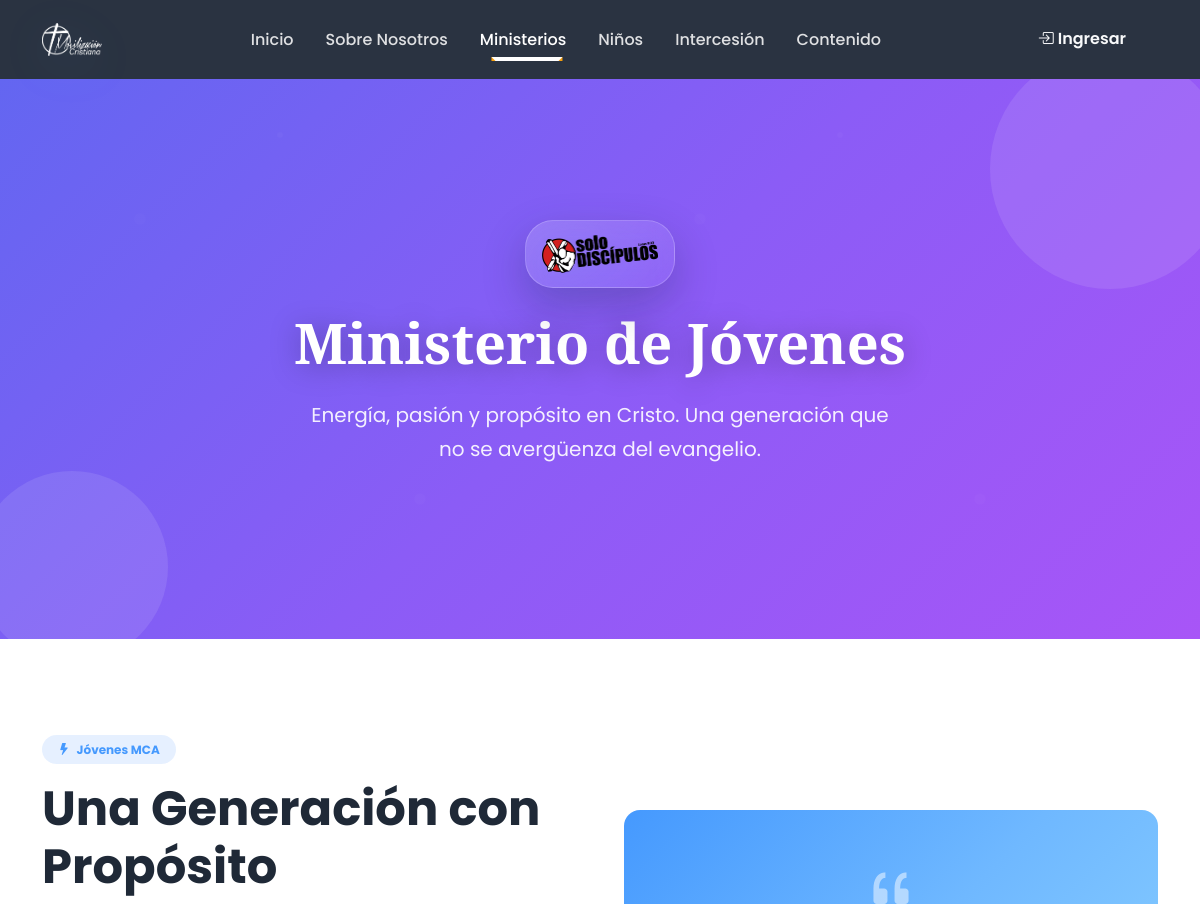
The app's page /jovenes.php (upper part), older data.
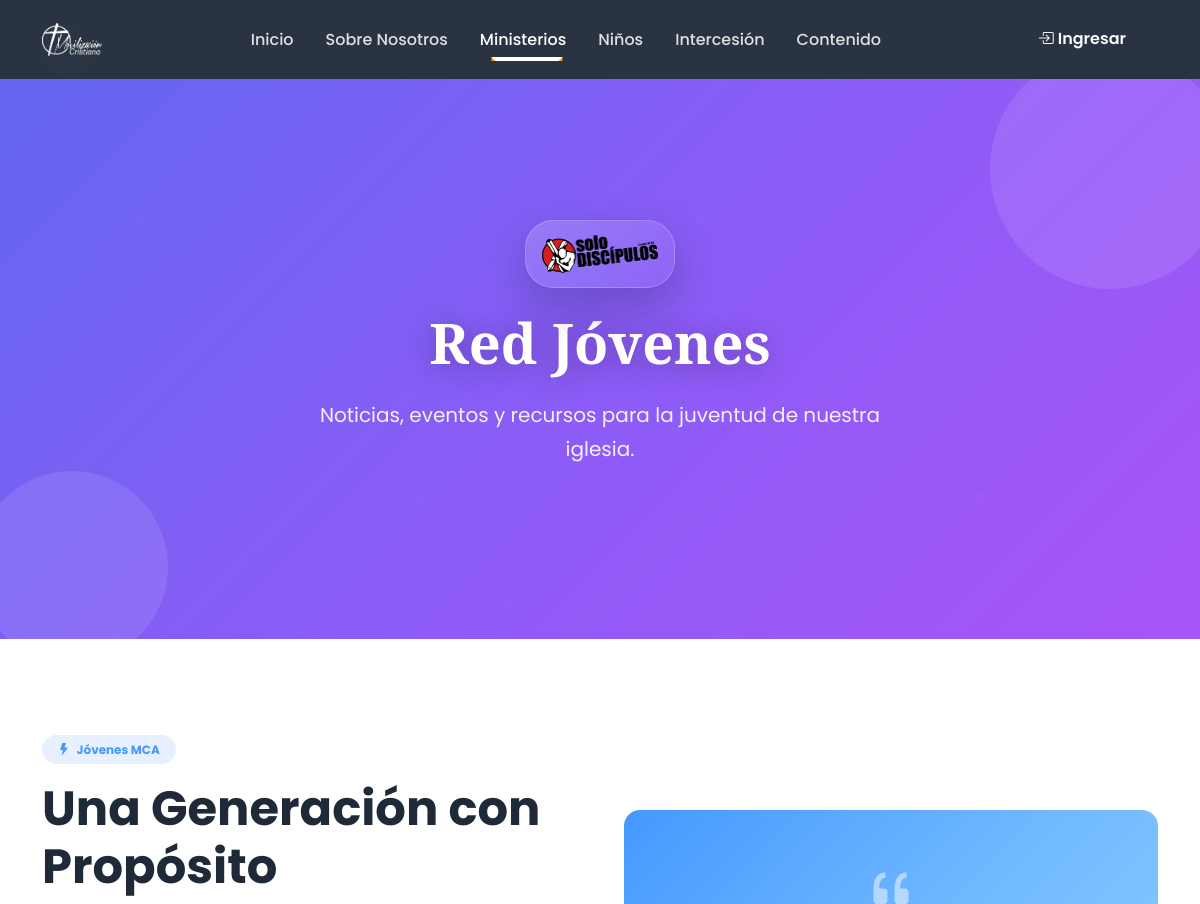
The same page, newer data.
### tables this page shows
CREATE TABLE `seccion_config` (
  `id` int(11) NOT NULL,
  `seccion_key` varchar(50) NOT NULL,
  `header_image_url` varchar(255) DEFAULT NULL,
  `header_title` varchar(255) DEFAULT NULL,
  `header_subtitle` text DEFAULT NULL,
  `updated_at` timestamp NOT NULL DEFAULT current_timestamp() ON UPDATE current_timestamp()
);

### includes/functions.php (called while the page is built, shortened)
<?php
function getCurrentUser() {
    return null;
}
function sanitize($input) {
    return htmlspecialchars(trim($input), ENT_QUOTES, 'UTF-8');
}
function getSectionConfig($sectionKey, $refresh = false) {
    try {
        $pdo = getConnection();
        $stmt = $pdo->prepare("SELECT * FROM seccion_config WHERE seccion_key = ?");
        $stmt->execute([$sectionKey]);
        $config = $stmt->fetch(PDO::FETCH_ASSOC);
        if ($config) {
            return $config;
        }
    } catch (Exception $e) {
    }
    return [];
}

### jovenes.php (the view, shortened to what this page needs)
<?php
$seccion = 'jovenes';
require_once __DIR__ . '/includes/header.php';
$sectionConfig = getSectionConfig($seccion);
$heroStyle = 'min-height: 50vh; background: linear-gradient(135deg, #6366f1 0%, #8b5cf6 50%, #a855f7 100%);';
$heroTitle = $sectionConfig['header_title'] ?? 'Ministerio de Jóvenes';
$heroSubtitle = $sectionConfig['header_subtitle'] ?? 'Energía, pasión y propósito en Cristo. Una generación que no se avergüenza del evangelio.';
?>
<section class="hero-section text-white" style="<?= $heroStyle ?>">
    <div class="floating-shapes">
        <div class="shape"></div>
        <div class="shape"></div>
    </div>
    <div class="container">
        <div class="row align-items-center justify-content-center text-center" style="min-height: 50vh;">
            <div class="col-lg-8 hero-content" data-aos="fade-up">
                <div class="section-hero-logo">
                    <img src="<?= BASE_URL ?>/uploads/logos/logojovenes.png" alt="Logo Jóvenes" class="site-logo section-logo-image">
                </div>
                <h1 class="hero-title display-heading"><?= sanitize($heroTitle) ?></h1>
                <p class="hero-subtitle mx-auto">
                    <?= sanitize($heroSubtitle) ?>
                </p>
            </div>
        </div>
    </div>
</section>
<section class="py-5">
    <div class="container py-5">
        <div class="row align-items-center g-5">
            <div class="col-lg-6" data-aos="fade-right">
                <span class="badge bg-primary bg-opacity-10 text-primary mb-3 px-3 py-2 rounded-pill">
                    <i class="bi bi-lightning-fill me-1"></i> Jóvenes MCA
                </span>
                <h2 class="display-5 fw-bold mb-4">Una Generación con Propósito</h2>
            </div>
            <div class="col-lg-6" data-aos="fade-left">
                <div class="bg-gradient-primary rounded-4 p-5 text-white text-center">
                    <i class="bi bi-quote display-4 mb-3 opacity-50"></i>
                </div>
            </div>
        </div>
    </div>
</section>
<?php require_once __DIR__ . '/includes/footer.php'; ?>

### includes/header.php (shortened to what this page needs)
<?php
require_once __DIR__ . '/functions.php';
$currentUser = getCurrentUser();
$currentPage = basename($_SERVER['PHP_SELF'], '.php');
?>
<!DOCTYPE html>
<html lang="es">
<head>
    <link href="https://cdn.jsdelivr.net/npm/bootstrap@5.3.2/dist/css/bootstrap.min.css" rel="stylesheet">
    <link href="https://cdn.jsdelivr.net/npm/bootstrap-icons@1.11.1/font/bootstrap-icons.css" rel="stylesheet">
    <link href="https://unpkg.com/aos@2.3.1/dist/aos.css" rel="stylesheet">
    <link href="<?= BASE_URL ?>/public/css/diseño.css" rel="stylesheet">
</head>
<body>
    <nav class="navbar navbar-expand-lg navbar-dark sticky-top" id="mainNav">
        <div class="container">
            <a class="navbar-brand fw-bold" href="<?= BASE_URL ?>">
                <img src="<?= BASE_URL ?>/uploads/logos/logomca.png" alt="Logo MCA" class="site-logo navbar-logo" style="width: 60px; height: 70px; max-width: none;">
            </a>
            <div class="collapse navbar-collapse" id="navbarNav">
                <ul class="navbar-nav mx-auto">
                    <li class="nav-item">
                        <a class="nav-link <?= $currentPage === 'index' ? 'active' : '' ?>" href="<?= BASE_URL ?>">Inicio</a>
                    </li>
                    <li class="nav-item">
                        <a class="nav-link <?= $currentPage === 'nosotros' ? 'active' : '' ?>" href="<?= BASE_URL ?>/nosotros.php">Sobre Nosotros</a>
                    </li>
                    <li class="nav-item dropdown">
                        <a class="nav-link dropdown-toggle <?= in_array($currentPage, ['jovenes', 'mujeres', 'varones', 'juveniles']) ? 'active' : '' ?>" href="#" role="button" data-bs-toggle="dropdown">
                            Ministerios
                        </a>
                    </li>
                    <li class="nav-item">
                        <a class="nav-link <?= $currentPage === 'niños' ? 'active' : '' ?>" href="<?= BASE_URL ?>/niños.php">Niños</a>
                    </li>
                    <li class="nav-item">
                        <a class="nav-link <?= $currentPage === 'intercesion' ? 'active' : '' ?>" href="<?= BASE_URL ?>/intercesion.php">Intercesión</a>
                    </li>
                    <li class="nav-item">
                        <a class="nav-link" href="#contenido">Contenido</a>
                    </li>
                </ul>
                <div class="d-flex align-items-center">
                    <?php if ($currentUser): ?>
                        <div class="dropdown">
                            <button class="btn btn-outline-light rounded-pill dropdown-toggle" type="button" data-bs-toggle="dropdown">
                                <i class="bi bi-person-circle me-1"></i>
                                <?= sanitize($currentUser['full_name']) ?>
                            </button>
                            <ul class="dropdown-menu dropdown-menu-end">
                                <?php if ($currentUser['role'] === 'admin'): ?>
                                    <li><a class="dropdown-item" href="<?= BASE_URL ?>/admin/"><i class="bi bi-speedometer2 me-2"></i>Panel Admin</a></li>
                                <?php elseif ($currentUser['role'] === 'supervisor'): ?>
                                    <li><a class="dropdown-item" href="<?= BASE_URL ?>/supervisor/"><i class="bi bi-graph-up me-2"></i>Panel Supervisor</a></li>
                                <?php elseif ($currentUser['role'] === 'consolidador'): ?>
                                    <li><a class="dropdown-item" href="<?= BASE_URL ?>/sub-admin/"><i class="bi bi-people-fill me-2"></i>Panel Miembros</a></li>
                                <?php elseif ($currentUser['role'] === 'lider'): ?>
                                    <li><a class="dropdown-item" href="<?= BASE_URL ?>/lider/"><i class="bi bi-clipboard-data me-2"></i>Mi Panel</a></li>
                                <?php elseif (strpos($currentUser['role'], 'admin_') === 0): ?>
                                    <li><a class="dropdown-item" href="<?= BASE_URL ?>/admin/secciones.php"><i class="bi bi-file-earmark-text me-2"></i>Gestionar Sección</a></li>
                                <?php endif; ?>
                                <li><hr class="dropdown-divider"></li>
                                <li><a class="dropdown-item" href="<?= BASE_URL ?>/perfil.php"><i class="bi bi-gear me-2"></i>Mi Perfil</a></li>
                                <li><a class="dropdown-item text-danger" href="<?= BASE_URL ?>/logout.php"><i class="bi bi-box-arrow-right me-2"></i>Cerrar Sesión</a></li>
                            </ul>
                        </div>
                    <?php else: ?>
                        <a href="<?= BASE_URL ?>/login.php" class="btn btn-outline-light rounded-pill me-2">
                            <i class="bi bi-box-arrow-in-right me-1"></i>Ingresar
                        </a>
                    <?php endif; ?>
                </div>
            </div>
        </div>
    </nav>

### includes/footer.php (shortened to what this page needs)
</body>
</html>

Row changes from the older to the newer data that the page shows:
added seccion_config: header_title "Red Jóvenes", header_subtitle "Noticias, eventos y recursos para la juventud de nuestra iglesia."
Text that changed along with them:
$heroTitle: "Ministerio de Jóvenes" → (not shown)
$heroSubtitle: "Energía, pasión y propósito en Cristo. Una generación que no se avergüenza del evangelio." → (not shown)
